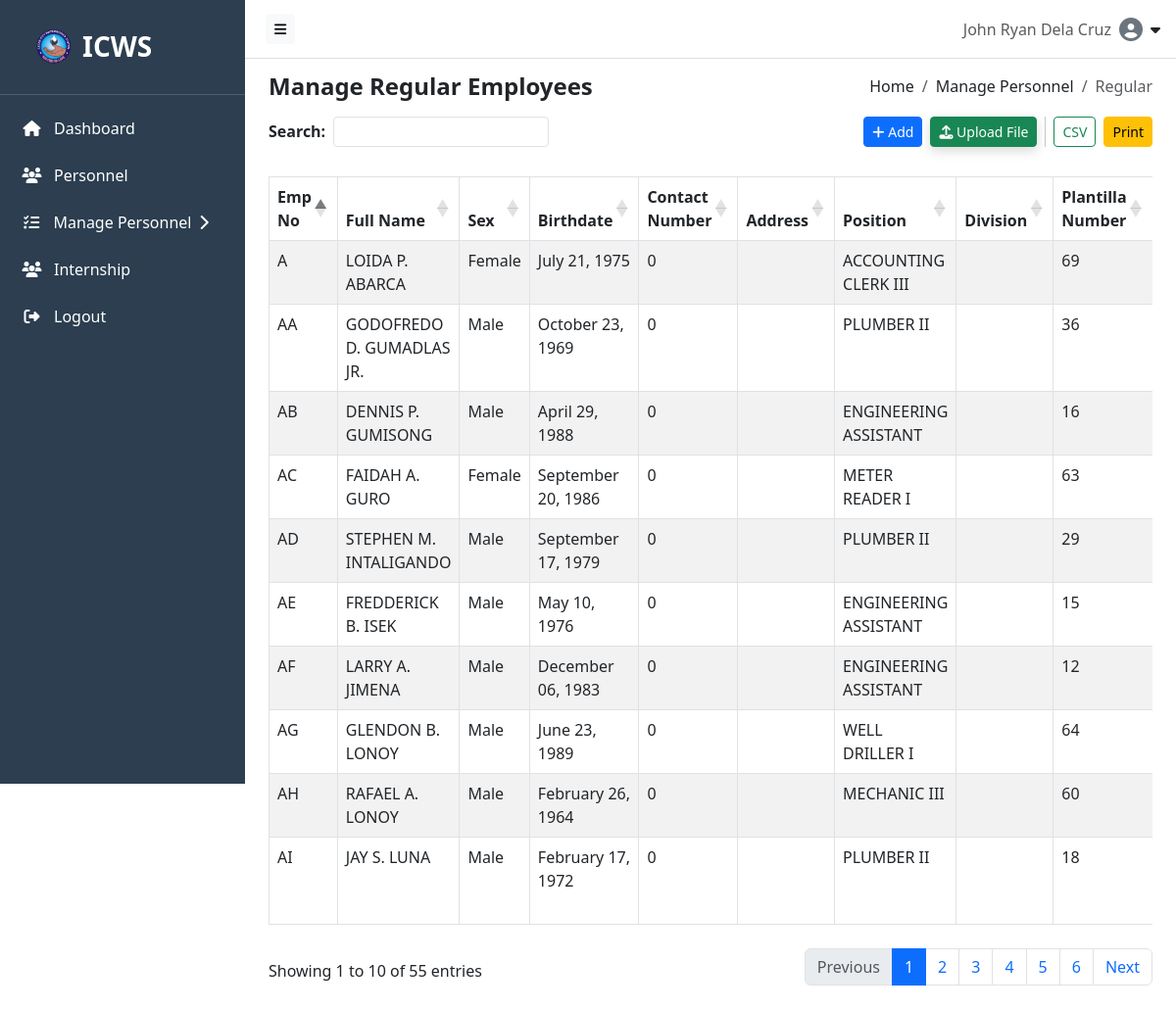
The app's page /src/components/manage_regEmp.php (signed in) with its own data.
### tables this page shows
CREATE TABLE `reg_emp` (
  `regEmp_id` int(5) NOT NULL,
  `personnel_id` int(5) DEFAULT NULL,
  `salary_id` int(5) DEFAULT NULL,
  `plantillaNo` int(5) DEFAULT NULL,
  `acaPera` float(10,2) DEFAULT NULL,
  `createdAt` timestamp NOT NULL DEFAULT current_timestamp(),
  `updatedAt` timestamp NOT NULL DEFAULT current_timestamp() ON UPDATE current_timestamp()
);

CREATE TABLE `personnel` (
  `personnel_id` int(5) NOT NULL,
  `Emp_No` varchar(100) NOT NULL,
  `emp_type` enum('Regular','Job Order','Contract') NOT NULL,
  `emp_status` enum('Active','Inactive') NOT NULL,
  `full_name` varchar(255) DEFAULT NULL,
  `position` varchar(255) DEFAULT NULL,
  `unit` varchar(100) NOT NULL,
  `section` varchar(100) NOT NULL,
  `team` varchar(255) NOT NULL,
  `operator` varchar(255) NOT NULL,
  `division` varchar(255) DEFAULT NULL,
  `contact_number` bigint(11) DEFAULT NULL,
  `sex` enum('Male','Female') DEFAULT NULL,
  `birthdate` date DEFAULT NULL,
  `address` varchar(255) DEFAULT NULL,
  `profile_picture` varchar(255) NOT NULL,
  `createdAt` timestamp NOT NULL DEFAULT current_timestamp() ON UPDATE current_timestamp(),
  `updatedAt` timestamp NOT NULL DEFAULT current_timestamp() ON UPDATE current_timestamp()
);

### src/components/manage_regEmp.php (the view, shortened to what this page needs)
<?php
include_once __DIR__ . '/../../backend/db.php';
$regulars = [];
$result = $conn->query("
  SELECT
    p.Emp_No,
    p.full_name,
    p.sex,
    p.birthdate,
    p.contact_number,
    p.address,
    p.position,
    p.division,
    r.plantillaNo,
    s.salaryGrade,
    s.step,
    s.level,
    r.acaPera,
    s.monthlySalary
  FROM reg_emp r
  JOIN personnel p ON r.personnel_id = p.personnel_id
  JOIN salary s ON r.salary_id = s.salary_id
  ORDER BY p.personnel_id DESC, p.full_name ASC
  ");
  if ($result && $result instanceof mysqli_result && $result->num_rows > 0) {
      while ($row = $result->fetch_assoc()) {
          $regulars[] = $row;
      }
  }
?>
<!DOCTYPE html>
<html lang="en">
<head>
  <link rel="stylesheet" href="https://cdn.jsdelivr.net/npm/bootstrap@5.3.0/dist/css/bootstrap.min.css">
  <link rel="stylesheet" href="https://cdnjs.cloudflare.com/ajax/libs/font-awesome/6.4.0/css/all.min.css">
  <link rel="stylesheet" href="https://cdn.datatables.net/1.13.6/css/dataTables.bootstrap5.min.css">
  <link rel="stylesheet" href="https://cdn.datatables.net/buttons/2.4.1/css/buttons.bootstrap5.min.css">
</head>
<body>
<?php include __DIR__ . '/../hero/navbar.php'; ?>
<?php include __DIR__ . '/../hero/sidebar.php'; ?>
<div class="content" id="content">
  <div class="d-flex justify-content-between align-items-center flex-wrap mb-3">
    <h4 class="mb-0 fw-bold">Manage Regular Employees</h4>
    <nav aria-label="breadcrumb">
      <ol class="breadcrumb mb-0">
        <li class="breadcrumb-item"><a class="breadcrumb-link" href="http://localhost/ICWS-Personnel-Profiling/src/hero/home.php">Home</a></li>
        <li class="breadcrumb-item"><a class="breadcrumb-link" href="http://localhost/ICWS-Personnel-Profiling/src/components/personnel_record.php">Manage Personnel</a></li>
        <li class="breadcrumb-item active" aria-current="page">Regular</li>
      </ol>
    </nav>
  </div>
  <div class="search-buttons-container row align-items-center mb-4">
    <div class="col-md-6 d-flex align-items-center gap-2">
      <label for="searchInput" class="form-label mb-0"><strong>Search:</strong></label>
      <div id="customSearchContainer"></div>
    </div>
    <div class="col-md-6 text-end">
      <div class="d-flex flex-wrap justify-content-end align-items-center gap-2">
        <button class="btn btn-primary btn-sm" onclick="window.location.href='http://localhost/ICWS-Personnel-Profiling/src/components/add_regular_employee.php'"><i class="fas fa-plus"></i> Add</button>
        <button class="btn btn-success btn-sm shadow-custom text-white" style="background-color: success;" data-bs-toggle="modal" data-bs-target="#uploadModal">
          <i class="fas fa-upload"></i> Upload File
        </button>
        <button class="btn btn-outline-success export-btn btn-sm" data-type="csv">CSV</button>
        <button class="btn btn-warning btn-sm" onclick="window.location.href='http://localhost/ICWS-Personnel-Profiling/src/components/print.php'">
          Print
        </button>
      </div>
    </div>
  </div>
  <div class="table-container">
    <table class="table table-striped table-bordered" id="personnelTable">
      <thead>
        <tr>
          <th>Emp No</th>
          <th>Full Name</th>
          <th>Sex</th>
          <th>Birthdate</th>
          <th>Contact Number</th>
          <th>Address</th>
          <th>Position</th>
          <th>Division</th>
          <th>Plantilla Number</th>
        </tr>
      </thead>
      <tbody>
      <?php foreach ($regulars as $index => $p): ?>
        <tr>
          <td><?= htmlspecialchars($p['Emp_No']) ?></td>
          <td><?= htmlspecialchars($p['full_name']) ?></td>
          <td><?= htmlspecialchars($p['sex']) ?></td>
          <td>
            <?= !empty($p['birthdate'])
                ? date('F d, Y', strtotime($p['birthdate']))
                : 'N/A';
            ?>
          </td>
          <td><?= htmlspecialchars($p['contact_number']) ?></td>
          <td><?= htmlspecialchars($p['address']) ?></td>
          <td><?= htmlspecialchars($p['position']) ?></td>
          <td><?= htmlspecialchars($p['division']) ?></td>
          <td><?= htmlspecialchars($p['plantillaNo']) ?></td>
        </tr>
      <?php endforeach; ?>
      </tbody>
    </table>
  </div>
</div>
</body>
</html>

### src/components/manage_regEmp.php (style rules this page uses)
body { font-family: Arial; }
.content { padding: 30px; }
.breadcrumb-link { color: inherit; text-decoration: none; transition: color 0.2s ease; }
.search-buttons-container { margin-top: 25px; }
.shadow-custom { box-shadow: 0 4px 12px rgba(0, 0, 0, 0.15); }

### src/hero/navbar.php (style rules this page uses)
#content { margin-left: 250px; transition: margin-left 0.3s ease; padding: 1.5rem; margin-top: 50px }

### records on screen
reg_emp: personnel.Emp_No "AI", personnel.full_name "JAY S. LUNA", personnel.sex "Male", personnel.birthdate "February 17, 1972", personnel.contact_number "0", personnel.position "PLUMBER II", plantillaNo "18"
reg_emp: personnel.Emp_No "AH", personnel.full_name "RAFAEL A. LONOY", personnel.sex "Male", personnel.birthdate "February 26, 1964", personnel.contact_number "0", personnel.position "MECHANIC III", plantillaNo "60"
reg_emp: personnel.Emp_No "AG", personnel.full_name "GLENDON B. LONOY", personnel.sex "Male", personnel.birthdate "June 23, 1989", personnel.contact_number "0", personnel.position "WELL DRILLER I", plantillaNo "64"
reg_emp: personnel.Emp_No "AF", personnel.full_name "LARRY A. JIMENA", personnel.sex "Male", personnel.birthdate "December 06, 1983", personnel.contact_number "0", personnel.position "ENGINEERING ASSISTANT", plantillaNo "12"
reg_emp: personnel.Emp_No "AE", personnel.full_name "FREDDERICK B. ISEK", personnel.sex "Male", personnel.birthdate "May 10, 1976", personnel.contact_number "0", personnel.position "ENGINEERING ASSISTANT", plantillaNo "15"
reg_emp: personnel.Emp_No "AD", personnel.full_name "STEPHEN M. INTALIGANDO", personnel.sex "Male", personnel.birthdate "September 17, 1979", personnel.contact_number "0", personnel.position "PLUMBER II", plantillaNo "29"
reg_emp: personnel.Emp_No "AC", personnel.full_name "FAIDAH A. GURO", personnel.sex "Female", personnel.birthdate "September 20, 1986", personnel.contact_number "0", personnel.position "METER READER I", plantillaNo "63"
reg_emp: personnel.Emp_No "AB", personnel.full_name "DENNIS P. GUMISONG", personnel.sex "Male", personnel.birthdate "April 29, 1988", personnel.contact_number "0", personnel.position "ENGINEERING ASSISTANT", plantillaNo "16"
reg_emp: personnel.Emp_No "AA", personnel.full_name "GODOFREDO D. GUMADLAS JR.", personnel.sex "Male", personnel.birthdate "October 23, 1969", personnel.contact_number "0", personnel.position "PLUMBER II", plantillaNo "36"
reg_emp: personnel.Emp_No "A", personnel.full_name "LOIDA P. ABARCA", personnel.sex "Female", personnel.birthdate "July 21, 1975", personnel.contact_number "0", personnel.position "ACCOUNTING CLERK III", plantillaNo "69"

### other values on screen
$fullName "John Ryan Dela Cruz"
